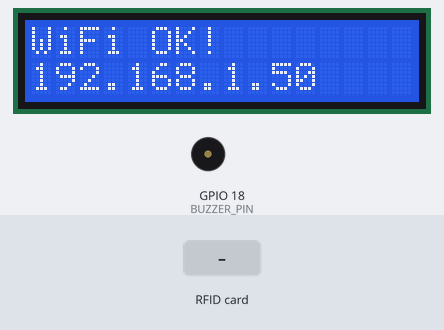
This sketch was run on a simulated ESP32. Parts: 16×2 character LCD, buzzer (waves = sounding, pin HIGH). The inputs (shaded band) are chosen by the test bench. WiFi joins after 1.5 s; servers stay silent unless stated; uploads are accepted with an empty reply; what the sketch prints to the serial monitor is not drawn.

Above: at 6.2 s.
At 10.2 s:
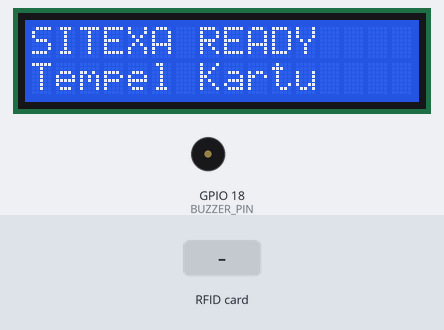
10.3 s: RFID card 5E 7A 19 C4 held to the reader
At 10.51 s:
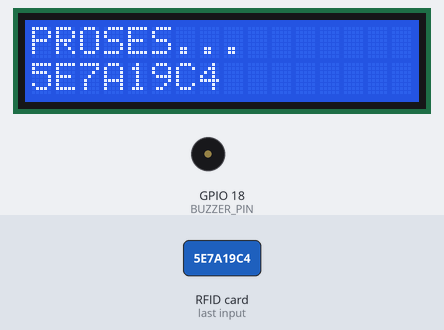
At 11.8 s:
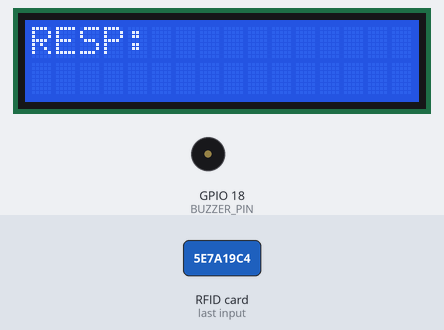
Timing chart, 0 to 13.3 s (numbered marks = the images above; inputs shaded):
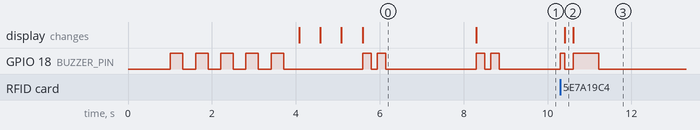

The sketch:

nfc_absensi_buzzer_fixed.ino
```cpp
#include <Wire.h>
#include <Adafruit_PN532.h>
#include <LiquidCrystal.h>
#include <WiFi.h>
#include <WiFiClientSecure.h>
#include <HTTPClient.h>

// ==================== KONFIGURASI WIFI ====================
const char* ssid = "ffyf";
const char* password = "";

// API production SITEXA (pakai HTTPS)
const char* serverUrl = "https://sitexa.my.id/absensi_api/absen.php";

// ==================== PIN ====================
LiquidCrystal lcd(19, 23, 5, 13, 12, 14);

#define SDA_PIN 21
#define SCL_PIN 22
#define BUZZER_PIN 18  // Jika tidak bunyi, coba: 4, 15, 2, 27, atau 26
#define ID_ALAT 1

Adafruit_PN532 nfc(SDA_PIN, SCL_PIN);
WiFiClientSecure secureClient;

// ==================== FUNGSI BUZZER ====================
void testBuzzer() {
  Serial.println("\n[BEEP TEST] Testing buzzer hardware...");
  for (int i = 0; i < 5; i++) {
    digitalWrite(BUZZER_PIN, HIGH);
    Serial.print("HIGH ");
    delay(300);
    digitalWrite(BUZZER_PIN, LOW);
    Serial.print("LOW ");
    delay(300);
  }
  Serial.println("\n[BEEP TEST] Test complete!");
}

void beepSuccess() {
  Serial.println("[BEEP] Success - 2 beeps");
  for (int i = 0; i < 2; i++) {
    digitalWrite(BUZZER_PIN, HIGH);
    delay(200);
    digitalWrite(BUZZER_PIN, LOW);
    delay(150);
  }
}

void beepWarning() {
  Serial.println("[BEEP] Warning - 3 beeps");
  for (int i = 0; i < 3; i++) {
    digitalWrite(BUZZER_PIN, HIGH);
    delay(120);
    digitalWrite(BUZZER_PIN, LOW);
    delay(120);
  }
}

void beepError() {
  Serial.println("[BEEP] Error - long beep");
  digitalWrite(BUZZER_PIN, HIGH);
  delay(600);
  digitalWrite(BUZZER_PIN, LOW);
}

void beepCardDetected() {
  Serial.println("[BEEP] Card detected - short beep");
  digitalWrite(BUZZER_PIN, HIGH);
  delay(100);
  digitalWrite(BUZZER_PIN, LOW);
}

// ==================== FUNGSI LCD ====================
void showReadyScreen() {
  lcd.clear();
  lcd.setCursor(0, 0);
  lcd.print("SITEXA READY");
  lcd.setCursor(0, 1);
  lcd.print("Tempel Kartu");
}

// ==================== FUNGSI WIFI ====================
bool connectWiFi() {
  lcd.clear();
  lcd.setCursor(0, 0);
  lcd.print("Connecting WiFi");
  lcd.setCursor(0, 1);
  lcd.print(ssid);

  Serial.println("\n[WIFI] Connecting to WiFi...");
  WiFi.mode(WIFI_STA);
  WiFi.begin(ssid, password);

  int attempts = 0;
  while (WiFi.status() != WL_CONNECTED && attempts < 30) {
    delay(500);
    Serial.print(".");
    lcd.setCursor(attempts % 16, 1);
    lcd.print(".");
    attempts++;
  }

  if (WiFi.status() == WL_CONNECTED) {
    Serial.println("\n[WIFI] Connected!");
    Serial.print("[WIFI] IP: ");
    Serial.println(WiFi.localIP());

    lcd.clear();
    lcd.setCursor(0, 0);
    lcd.print("WiFi OK!");
    lcd.setCursor(0, 1);
    lcd.print(WiFi.localIP());

    beepSuccess();
    delay(2000);
    showReadyScreen();
    return true;
  }

  Serial.println("\n[WIFI] Connection FAILED!");
  lcd.clear();
  lcd.setCursor(0, 0);
  lcd.print("WiFi GAGAL!");
  lcd.setCursor(0, 1);
  lcd.print("Cek Koneksi");

  beepError();
  return false;
}

// ==================== FUNGSI NFC ====================
String uidToString(uint8_t* uid, uint8_t uidLength) {
  String uidString = "";
  for (uint8_t i = 0; i < uidLength; i++) {
    if (uid[i] < 0x10) uidString += "0";
    uidString += String(uid[i], HEX);
  }
  uidString.toUpperCase();
  return uidString;
}

void waitForCardRemoved() {
  uint8_t uid[7];
  uint8_t uidLength;

  // Tunggu sampai kartu dilepas
  while (nfc.readPassiveTargetID(PN532_MIFARE_ISO14443A, uid, &uidLength, 100)) {
    delay(100);
  }
  Serial.println("[NFC] Card removed");
}

// ==================== FUNGSI SERVER ====================
void handleResponse(const String& response) {
  Serial.print("[SERVER] Response: ");
  Serial.println(response);

  if (response == "BERHASIL") {
    lcd.clear();
    lcd.setCursor(0, 0);
    lcd.print("ABSEN BERHASIL");
    lcd.setCursor(0, 1);
    lcd.print("Terima Kasih");
    beepSuccess();
    return;
  }

  if (response == "SUDAH ABSEN") {
    lcd.clear();
    lcd.setCursor(0, 0);
    lcd.print("SUDAH ABSEN");
    lcd.setCursor(0, 1);
    lcd.print("HARI INI");
    beepWarning();
    return;
  }

  if (response == "KARTU TIDAK TERDAFTAR") {
    lcd.clear();
    lcd.setCursor(0, 0);
    lcd.print("KARTU TIDAK");
    lcd.setCursor(0, 1);
    lcd.print("TERDAFTAR");
    beepError();
    return;
  }

  if (response == "DB_ERROR") {
    lcd.clear();
    lcd.setCursor(0, 0);
    lcd.print("DB ERROR");
    lcd.setCursor(0, 1);
    lcd.print("Hubungi Admin");
    beepError();
    return;
  }

  // Response tidak dikenali
  lcd.clear();
  lcd.setCursor(0, 0);
  lcd.print("RESP:");
  lcd.setCursor(0, 1);
  lcd.print(response.substring(0, 15));
  beepError();
}

bool sendAbsensi(const String& uidString) {
  Serial.println("[API] Sending attendance data...");

  // Cek koneksi WiFi
  if (WiFi.status() != WL_CONNECTED) {
    Serial.println("[WIFI] Reconnecting...");
    if (!connectWiFi()) {
      lcd.clear();
      lcd.setCursor(0, 0);
      lcd.print("WIFI ERROR");
      beepError();
      return false;
    }
  }

  HTTPClient http;
  http.begin(secureClient, serverUrl);
  http.setTimeout(15000);
  http.addHeader("Content-Type", "application/x-www-form-urlencoded");

  String postData = "uid=" + uidString + "&id_alat=" + String(ID_ALAT);
  Serial.print("[API] POST Data: ");
  Serial.println(postData);

  int httpCode = http.POST(postData);

  if (httpCode > 0) {
    String response = http.getString();
    response.trim();
    Serial.print("[API] HTTP ");
    Serial.print(httpCode);
    Serial.print(" | Response: '");
    Serial.print(response);
    Serial.println("'");

    handleResponse(response);
    http.end();
    return true;
  }

  // HTTP Error
  Serial.print("[API] HTTP Error: ");
  Serial.println(httpCode);

  lcd.clear();
  lcd.setCursor(0, 0);
  lcd.print("SERVER ERROR");
  lcd.setCursor(0, 1);
  lcd.print("HTTP: ");
  lcd.print(httpCode);

  beepError();
  http.end();
  return false;
}

// ==================== SETUP ====================
void setup() {
  Serial.begin(115200);
  delay(1000);

  Serial.println("\n\n=================================");
  Serial.println("SITEXA NFC Attendance System");
  Serial.println("=================================");

  // Inisialisasi buzzer
  pinMode(BUZZER_PIN, OUTPUT);
  digitalWrite(BUZZER_PIN, LOW);
  Serial.print("[BUZZER] Initialized on pin ");
  Serial.println(BUZZER_PIN);

  // Test buzzer hardware
  testBuzzer();

  // Inisialisasi LCD
  lcd.begin(16, 2);
  lcd.clear();
  lcd.setCursor(0, 0);
  lcd.print("SITEXA System");
  lcd.setCursor(0, 1);
  lcd.print("Initializing...");
  Serial.println("[LCD] Initialized");

  // Setup WiFi client untuk HTTPS
  secureClient.setInsecure();
  Serial.println("[HTTPS] Client configured");

  // Connect WiFi
  if (!connectWiFi()) {
    Serial.println("[ERROR] WiFi connection failed - entering retry loop");
    while (true) {
      delay(5000);
      if (connectWiFi()) {
        break;
      }
    }
  }

  // Inisialisasi NFC
  Serial.println("[NFC] Initializing PN532...");
  nfc.begin();

  uint32_t versiondata = nfc.getFirmwareVersion();
  if (!versiondata) {
    Serial.println("[ERROR] PN532 not found!");
    lcd.clear();
    lcd.setCursor(0, 0);
    lcd.print("PN532 ERROR");
    lcd.setCursor(0, 1);
    lcd.print("Check Wiring");
    beepError();
    while (true) {
      delay(1000);
    }
  }

  Serial.print("[NFC] Found PN532 v");
  Serial.print((versiondata>>24) & 0xFF, DEC);
  Serial.print(".");
  Serial.println((versiondata>>16) & 0xFF, DEC);

  nfc.SAMConfig();
  Serial.println("[NFC] Configured and ready!");

  // System ready
  beepSuccess();
  showReadyScreen();
  Serial.println("[SYSTEM] Ready to scan cards!");
  Serial.println("=================================\n");
}

// ==================== LOOP ====================
void loop() {
  uint8_t uid[7] = {0};
  uint8_t uidLength;

  // Cek kartu NFC (non-blocking, 100ms timeout)
  if (!nfc.readPassiveTargetID(PN532_MIFARE_ISO14443A, uid, &uidLength, 100)) {
    delay(100);
    return;
  }

  // Kartu terdeteksi
  String uidString = uidToString(uid, uidLength);
  Serial.println("\n--- CARD DETECTED ---");
  Serial.print("[NFC] UID: ");
  Serial.println(uidString);
  Serial.print("[NFC] Length: ");
  Serial.println(uidLength);

  // Beep pendek saat kartu terdeteksi
  beepCardDetected();

  // Tampilkan proses
  lcd.clear();
  lcd.setCursor(0, 0);
  lcd.print("PROSES...");
  lcd.setCursor(0, 1);
  lcd.print(uidString.substring(0, 16));

  // Kirim ke server
  sendAbsensi(uidString);

  // Tunggu kartu dilepas
  Serial.println("[NFC] Waiting for card removal...");
  waitForCardRemoved();

  // Delay sebelum kembali ke ready screen
  delay(2000);
  showReadyScreen();
  Serial.println("--- READY FOR NEXT CARD ---\n");
}
```

Measured:
- after the input at 10.3 s, GPIO 18 (BUZZER_PIN): LOW → HIGH at once, → LOW 0.10 s later, → HIGH 0.21 s later, → LOW 0.60 s later; the display: changes after 0.11 s (image 2)
- what the display in image 0 shows lasts 2.7 s, from 5.6 s to 8.3 s
